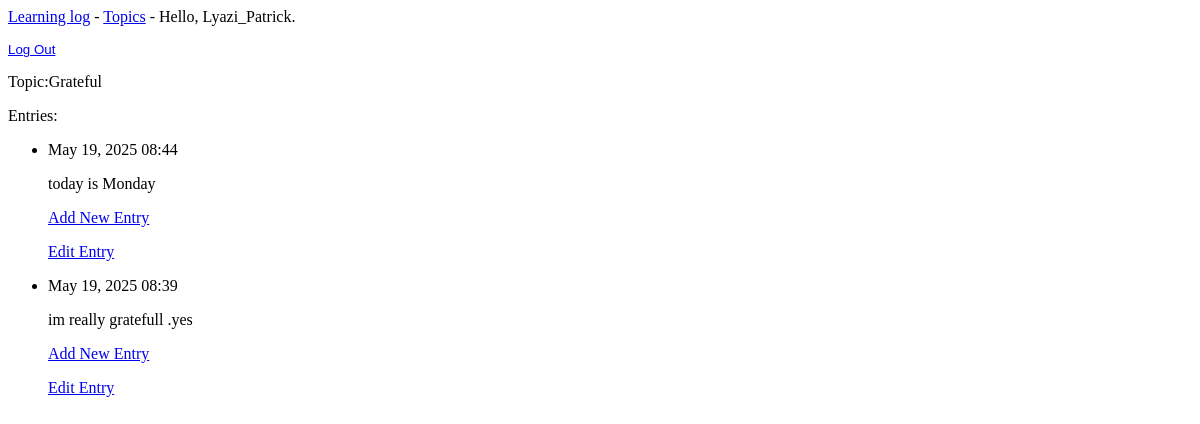
Before: /topics/1/ (signed in) with the older database file.
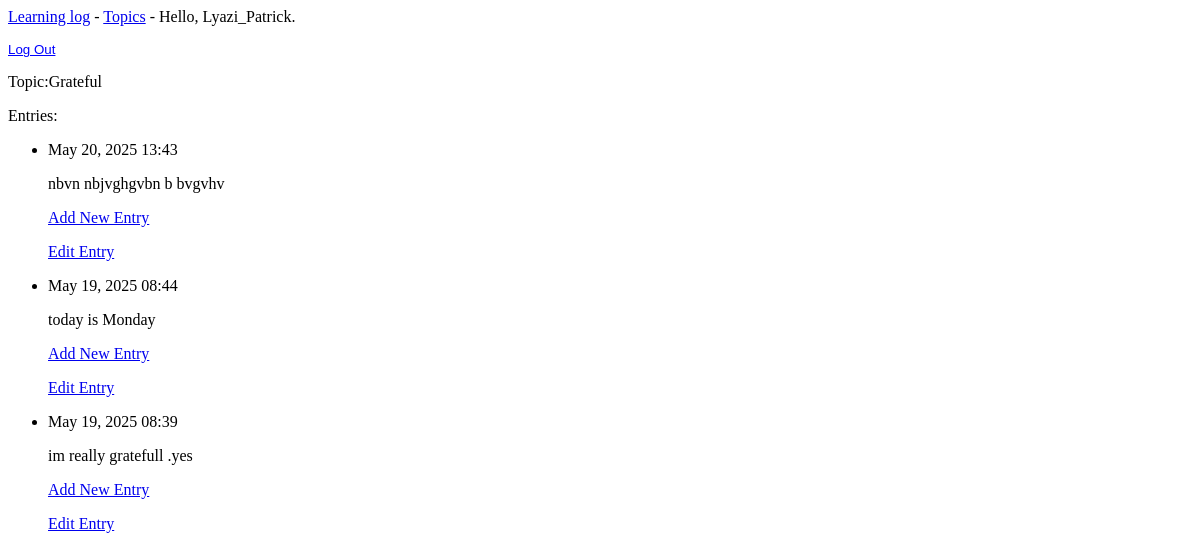
After: the same page with the newer database file.
### learning_logs/models.py (models this page shows, shortened)
class Entry(models.Model):
    topic = models.ForeignKey(Topic, on_delete=models.CASCADE)#cascading delete, topic is a ForeignKey instance
    text = models.TextField()#text(attribute) is an instance of TextField
    date_added = models.DateTimeField(auto_now_add=True)#presents entries in order they were created
    class Meta:#holds information for managing the model
        verbose_name_plural = 'entries'#without this django would refer to multiple entries as Entrys

### learning_logs/views.py (the view)
# urls.py: path('topics/<int:topic_id>/',views.topic, name='topic'),#Detail page for a single topic
@login_required
def topic(request, topic_id):
    topic = Topic.objects.get(id=topic_id)
    entries = topic.entry_set.order_by('-date_added')
    context = {'topic':topic, 'entries':entries}
    return render(request, 'learning_logs/topic.html', context)

### learning_logs/models.py (called while the page is built)
    def __str__(self):#returns a string stored in the text attribute
        return self.text

### learning_logs/templates/learning_logs/topic.html
{% extends 'learning_logs/base.html' %}
{% block content %}
<p>Topic:{{ topic }}</p>
<p>Entries:</p>
<ul>
    {% for entry in entries %}
    <li>
        <p>{{ entry.date_added|date:'M d, Y H:i'}}</p>
        <p>{{ entry.text|linebreaks }}</p>
        <p><a href="{% url 'learning_logs:new_entry' topic.id %}">Add New Entry</a></p>
        <p><a href="{% url 'learning_logs:edit_entry' entry.id %}">Edit Entry</a></p>
    </li>
    {% empty %}
    <li>There are no entries fro this topic yet.</li>
    {% endfor %}
</ul>
{% endblock content %}

Changed rows visible on the page:
added Entry: date_added "May 20, 2025 13:43", text "nbvn nbjvghgvbn b bvgvhv"
